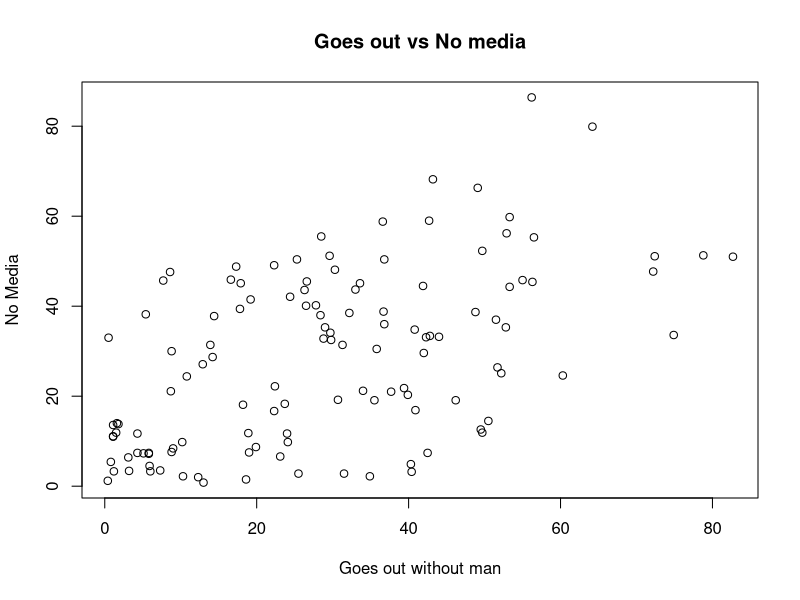
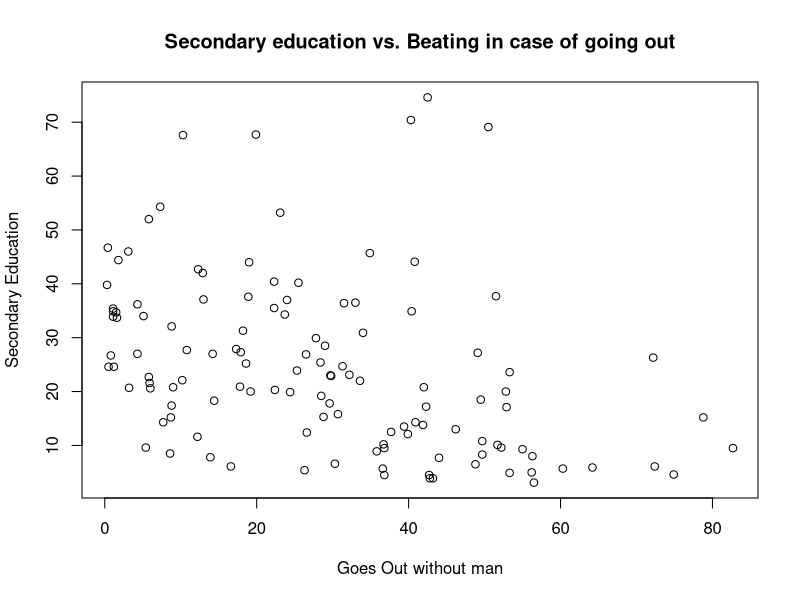
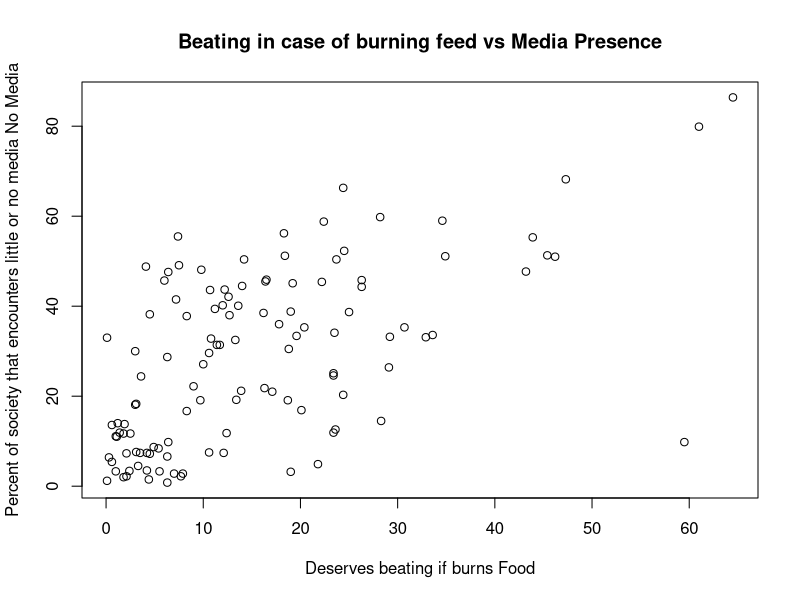
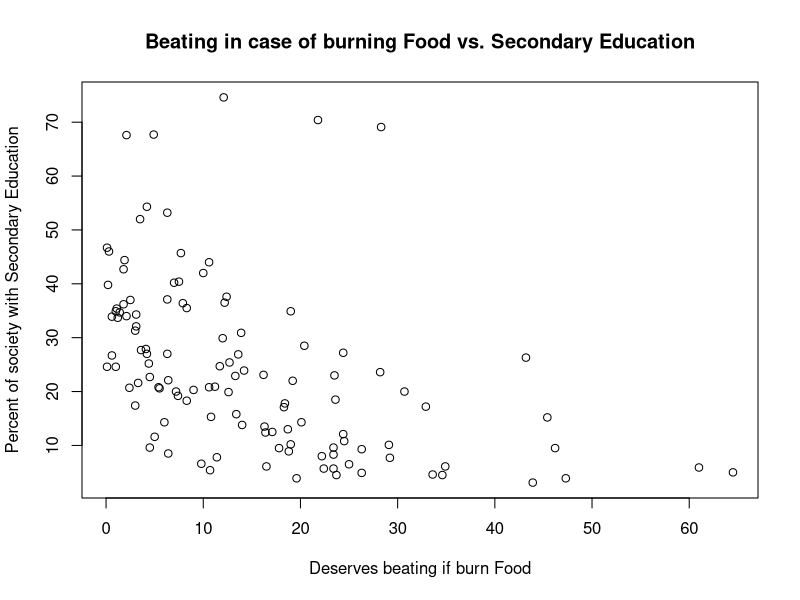
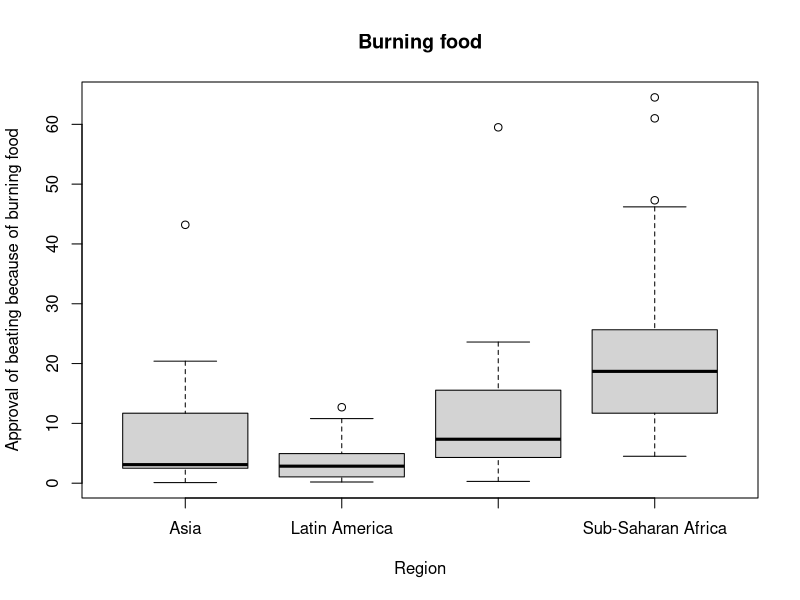
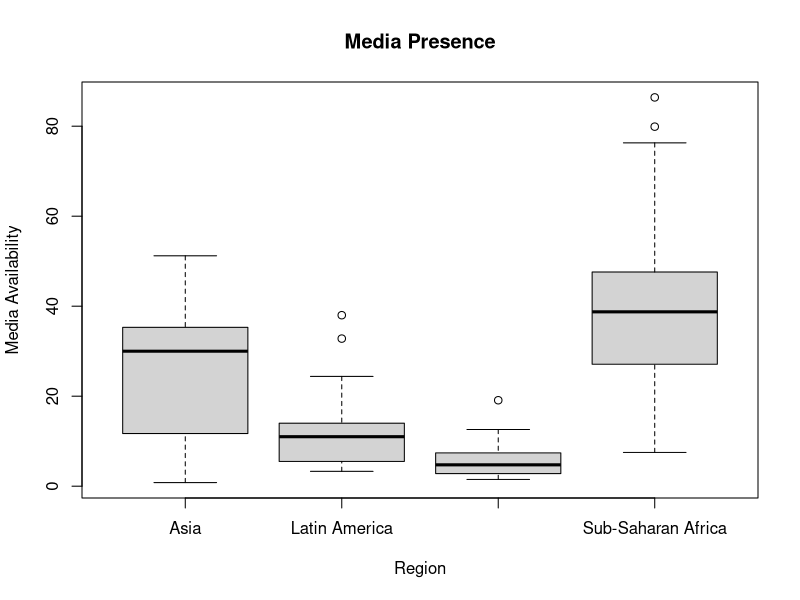
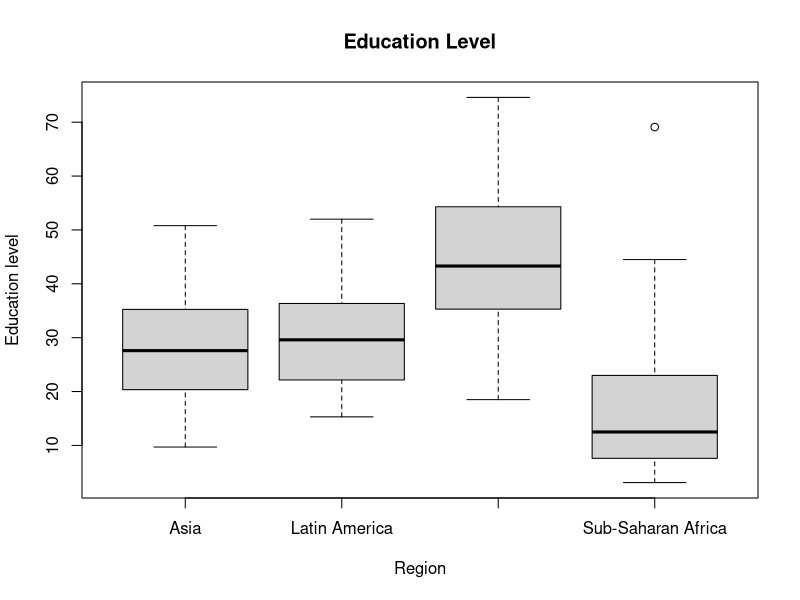
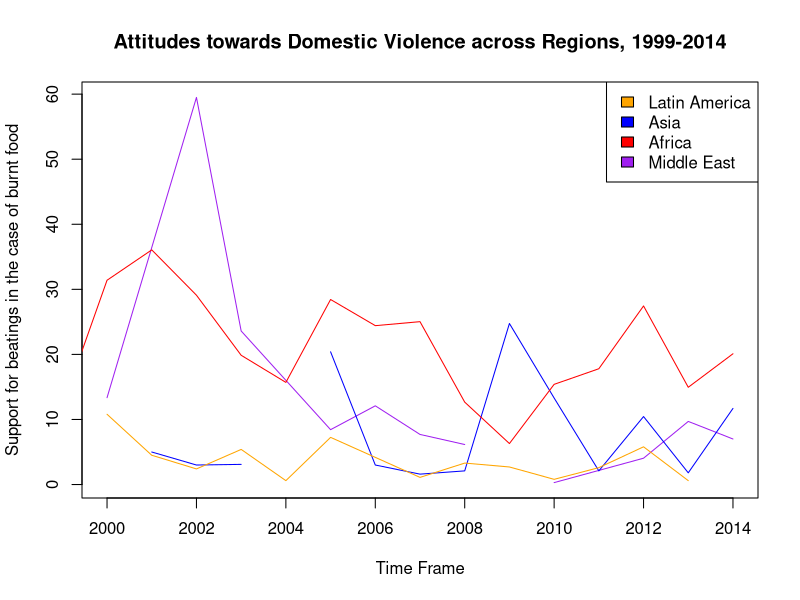

Recreate these plots in R, in order.
## ---- chunk 1
dhs <- read.csv("dhs_ipv.csv")

plot(dhs$beat_goesout, dhs$no_media,
     xlab = "Goes out without man", ylab = "No Media", main = "Goes out vs No media")

plot(dhs$beat_goesout, dhs$sec_school,
     xlab = "Goes Out without man", ylab = "Secondary Education", main= "Secondary education vs. Beating in case of going out")

plot(dhs$beat_burnfood, dhs$no_media,
     xlab = "Deserves beating if burns Food", ylab = "Percent of society that encounters little or no media No Media", main = "Beating in case of burning feed vs Media Presence")

plot(dhs$beat_burnfood, dhs$sec_school,
     xlab = "Deserves beating if burn Food", ylab = "Percent of society with Secondary Education", main= "Beating in case of burning Food vs. Secondary Education")

## ---- chunk 2
(cor(dhs$beat_burnfood, dhs$no_media,
     use = "pairwise"))

(cor(dhs$beat_burnfood, dhs$sec_school,
     use = "pairwise"))
## ---- chunk 3
boxplot(beat_burnfood ~ region,data = dhs,
        main = "Burning food",
        ylab = "Approval of beating because of burning food",
        xlab = "Region")

boxplot(dhs$no_media ~ region, data = dhs,
                main = "Media Presence",
                xlab = "Region",
                ylab = "Media Availability")

boxplot(dhs$sec_school ~ region, data = dhs,
                main = "Education Level",
                xlab = "Region",
                ylab = "Education level")
## ---- chunk 4
asia <- subset(dhs, region == "Asia")
lam <- subset(dhs, region == "Latin America")
africa <- subset(dhs, region == "Sub-Saharan Africa")
me <- subset(dhs, region == "Middle East and Central Asia")

asia_dvtrend <- tapply(asia$beat_burnfood, asia$year, mean, na.rm = TRUE)
africa_dvtrend <- tapply(africa$beat_burnfood, africa$year, mean, na.rm = TRUE)
lam_dvtrend <- tapply(lam$beat_burnfood, lam$year, mean, na.rm = TRUE)
me_dvtrend <- tapply(me$beat_burnfood, me$year, mean, na.rm = TRUE)

plot(names(me_dvtrend), me_dvtrend, type = "l", col = "purple",
     xlab = "Time Frame",
     ylab = "Support for beatings in the case of burnt food",
     main = "Attitudes towards Domestic Violence across Regions, 1999-2014")
  points(names(asia_dvtrend), asia_dvtrend, type = "l", col = "blue")
  points(names(africa_dvtrend), africa_dvtrend, type = "l", col = "red")
  points(names(lam_dvtrend), lam_dvtrend, type = "l", col = "orange")
  legend("topright", c("Latin America", "Asia", "Africa", "Middle East"), fill=c("Orange", "Blue", "Red", "Purple"))
